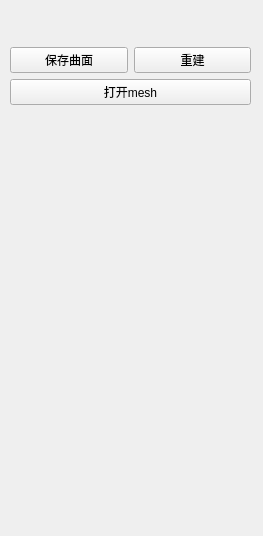
               <widget class="QWidget" name="page_3">
                <property name="geometry">
                 <rect>
                  <x>0</x>
                  <y>0</y>
                  <width>263</width>
                  <height>536</height>
                 </rect>
                </property>
                <attribute name="label">
                 <string>操作</string>
                </attribute>
                <widget class="QWidget" name="layoutWidget">
                 <property name="geometry">
                  <rect>
                   <x>10</x>
                   <y>47</y>
                   <width>241</width>
                   <height>461</height>
                  </rect>
                 </property>
                 <layout class="QVBoxLayout" name="verticalLayout_3">
                  <item>
                   <layout class="QGridLayout" name="gridLayout_21">
                    <item row="0" column="0">
                     <widget class="QPushButton" name="savePLYmeshBtn">
                      <property name="text">
                       <string>保存曲面</string>
                      </property>
                     </widget>
                    </item>
                    <item row="0" column="1">
                     <widget class="QPushButton" name="reconsBtn">
                      <property name="text">
                       <string>重建</string>
                      </property>
                     </widget>
                    </item>
                   </layout>
                  </item>
                  <item>
                   <widget class="QPushButton" name="openMeshBtn">
                    <property name="text">
                     <string>打开mesh</string>
                    </property>
                   </widget>
                  </item>
                  <item>
                   <spacer name="verticalSpacer_8">
                    <property name="orientation">
                     <enum>Qt::Vertical</enum>
                    </property>
                    <property name="sizeHint" stdset="0">
                     <size>
                      <width>20</width>
                      <height>40</height>
                     </size>
                    </property>
                   </spacer>
                  </item>
                 </layout>
                </widget>
               </widget>
